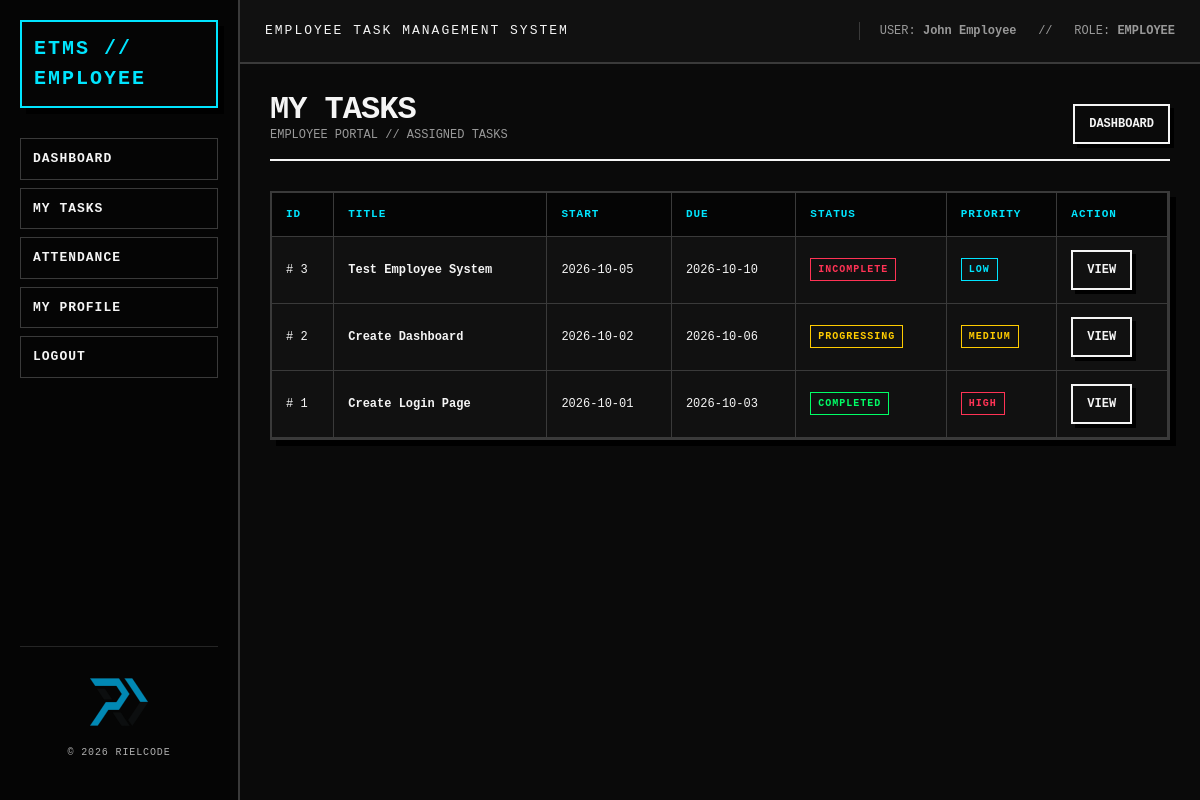
Screenshot of /employee/tasks/index.php (signed in) with the database file from the repository.
### tables this page shows
CREATE TABLE tasks (

    taskId INT AUTO_INCREMENT,

    title VARCHAR(255) NOT NULL,

    description TEXT,

    assignedTo INT NOT NULL,

    startDate DATE NOT NULL,

    dueDate DATE NOT NULL,

    status ENUM(
        'incomplete',
        'progressing',
        'completed'
    )
    NOT NULL DEFAULT 'incomplete',

    priority ENUM(
        'low',
        'medium',
        'high'
    )
    NOT NULL DEFAULT 'medium',

    createdAt TIMESTAMP
        DEFAULT CURRENT_TIMESTAMP,

    updatedAt TIMESTAMP
        DEFAULT CURRENT_TIMESTAMP
        ON UPDATE CURRENT_TIMESTAMP,

    PRIMARY KEY (taskId),

    CONSTRAINT fk_tasks_user
        FOREIGN KEY (assignedTo)
        REFERENCES users(id)
        ON DELETE CASCADE
        ON UPDATE CASCADE

);

### employee/tasks/index.php (the view, shortened to what this page needs)
<?php
require_once "../../config/database.php";
$userId = $_SESSION["user_id"];
$stmt = mysqli_prepare(
    $conn,
    "SELECT
        taskId,
        title,
        description,
        startDate,
        dueDate,
        status,
        priority,
        createdAt
    FROM tasks
    WHERE assignedTo = ?
    ORDER BY taskId DESC"
);
mysqli_stmt_bind_param(
    $stmt,
    "i",
    $userId
);
if (!mysqli_stmt_execute($stmt)) {
    die("Execute failed: " .
        mysqli_stmt_error($stmt));
}
$result = mysqli_stmt_get_result($stmt);
?>
<!DOCTYPE html>
<html lang="en">
<head>
    <link
        rel="stylesheet"
        href="/ETMS/assets/css/style.css"
    >
</head>
<body>
<div class="app">
    <?php
    require_once "../../includes/employee_sidebar.php";
    ?>
    <div class="main">
        <?php
        require_once "../../includes/topbar.php";
        ?>
        <main class="content">
            <div class="page-header">
                <div>
                    <h1>
                        My Tasks
                    </h1>
                    <p>
                        EMPLOYEE PORTAL // ASSIGNED TASKS
                    </p>
                </div>
                <a
                    class="btn"
                    href="../dashboard.php"
                >
                    Dashboard
                </a>
            </div>
            <div class="table-container">
                <table>
                    <thead>
                        <tr>
                            <th>ID</th>
                            <th>Title</th>
                            <th>Start</th>
                            <th>Due</th>
                            <th>Status</th>
                            <th>Priority</th>
                            <th>Action</th>
                        </tr>
                    </thead>
                    <tbody>
                    <?php
                    if (mysqli_num_rows($result) === 0):
                    ?>
                        <tr>
                            <td colspan="7">
                                <div class="empty-state">
                                    You have no assigned tasks.
                                </div>
                            </td>
                        </tr>
                    <?php
                    else:
                    ?>
                        <?php
                        while (
                            $task =
                            mysqli_fetch_assoc($result)
                        ):
                        ?>
                            <tr>
                                <td>
                                    #
                                    <?php
                                    echo $task["taskId"];
                                    ?>
                                </td>
                                <td>
                                    <strong>
                                        <?php
                                        echo htmlspecialchars(
                                            $task["title"]
                                        );
                                        ?>
                                    </strong>
                                </td>
                                <td>
                                    <?php
                                    echo htmlspecialchars(
                                        $task["startDate"]
                                    );
                                    ?>
                                </td>
                                <td>
                                    <?php
                                    echo htmlspecialchars(
                                        $task["dueDate"]
                                    );
                                    ?>
                                </td>
                                <td>
                                    <span
                                        class="badge badge-<?php
                                            echo htmlspecialchars(
                                                $task["status"]
                                            );
                                        ?>"
                                    >
                                        <?php
                                        echo htmlspecialchars(
                                            $task["status"]
                                        );
                                        ?>
                                    </span>
                                </td>
                                <td>
                                    <span
                                        class="badge badge-<?php
                                            echo htmlspecialchars(
                                                $task["priority"]
                                            );
                                        ?>"
                                    >
                                        <?php
                                        echo htmlspecialchars(
                                            $task["priority"]
                                        );
                                        ?>
                                    </span>
                                </td>
                                <td>
                                    <a
                                        class="btn"
                                        href="view.php?id=<?php
                                            echo $task["taskId"];
                                        ?>"
                                    >
                                        View
                                    </a>
                                </td>
                            </tr>
                        <?php
                        endwhile;
                        ?>
                    <?php
                    endif;
                    ?>
                    </tbody>
                </table>
            </div>
        </main>
    </div>
</div>
</body>
</html>

### assets/css/style.css (style rules this page uses)
:root { --bg: #0a0a0a; --surface: #111111; --surface-2: #181818; --text: #f5f5f5; --muted: #999999; --line: #3a3a3a; --line-strong: #666666; --accent: #00e5ff; --success: #00ff66; --warning: #ffcc00; --danger: #ff3355; --shadow: 6px 6px 0 #000; --radius: 0; --sidebar-width: 240px; }
* { box-sizing: border-box; margin: 0; padding: 0; }
html { background: var(--bg); }
body { font-family: "Courier New", Courier, monospace; background: var(--bg); color: var(--text); line-height: 1.5; }
a { color: var(--accent); text-decoration: none; }
.app { min-height: 100vh; display: flex; background: var(--bg); }
.main { flex: 1; min-width: 0; }
.content { padding: 30px; max-width: 1600px; margin: 0 auto; }
.page-header { display: flex; justify-content: space-between; align-items: flex-end; gap: 20px; margin-bottom: 30px; border-bottom: 2px solid var(--text); padding-bottom: 15px; }
.page-header h1 { font-size: 32px; line-height: 1; text-transform: uppercase; letter-spacing: -1px; }
.page-header p { color: var(--muted); font-size: 12px; }
.btn { display: inline-block; border: 2px solid var(--text); background: transparent; color: var(--text); padding: 9px 14px; font-family: inherit; font-size: 12px; font-weight: bold; text-transform: uppercase; cursor: pointer; box-shadow: 4px 4px 0 #000; transition: none; }
.table-container { width: 100%; overflow-x: auto; border: 2px solid var(--line); background: var(--surface); box-shadow: var(--shadow); }
table { width: 100%; border-collapse: collapse; min-width: 850px; }
th, td { padding: 13px 14px; border-right: 1px solid var(--line); border-bottom: 1px solid var(--line); text-align: left; font-size: 12px; }
th { background: #050505; color: var(--accent); text-transform: uppercase; letter-spacing: 1px; font-size: 11px; }
.badge { display: inline-block; padding: 3px 7px; border: 1px solid currentColor; font-size: 10px; font-weight: bold; text-transform: uppercase; letter-spacing: 1px; }
.badge-incomplete { color: var(--danger); }
.badge-progressing { color: var(--warning); }
.badge-completed { color: var(--success); }
.badge-low { color: var(--accent); }
.badge-medium { color: var(--warning); }
.badge-high { color: var(--danger); }

### rows the page displays
tasks: taskId "3", title "Test Employee System", startDate "2026-10-05", dueDate "2026-10-10", status "INCOMPLETE", priority "LOW"
tasks: taskId "2", title "Create Dashboard", startDate "2026-10-02", dueDate "2026-10-06", status "PROGRESSING", priority "MEDIUM"
tasks: taskId "1", title "Create Login Page", startDate "2026-10-01", dueDate "2026-10-03", status "COMPLETED", priority "HIGH"

### other values shown
$_SESSION["name"] "John Employee"
$_SESSION["role"] "EMPLOYEE"
